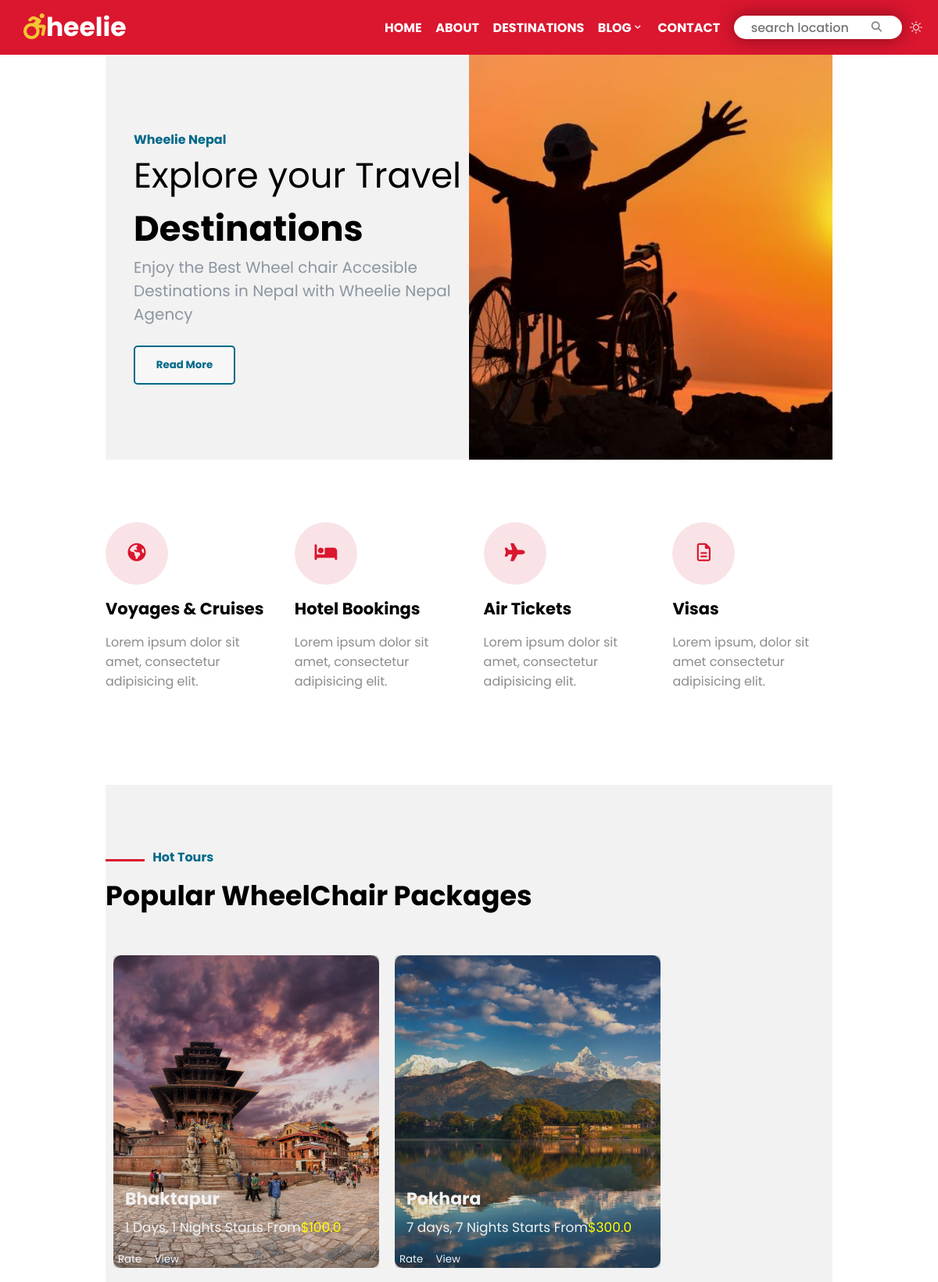
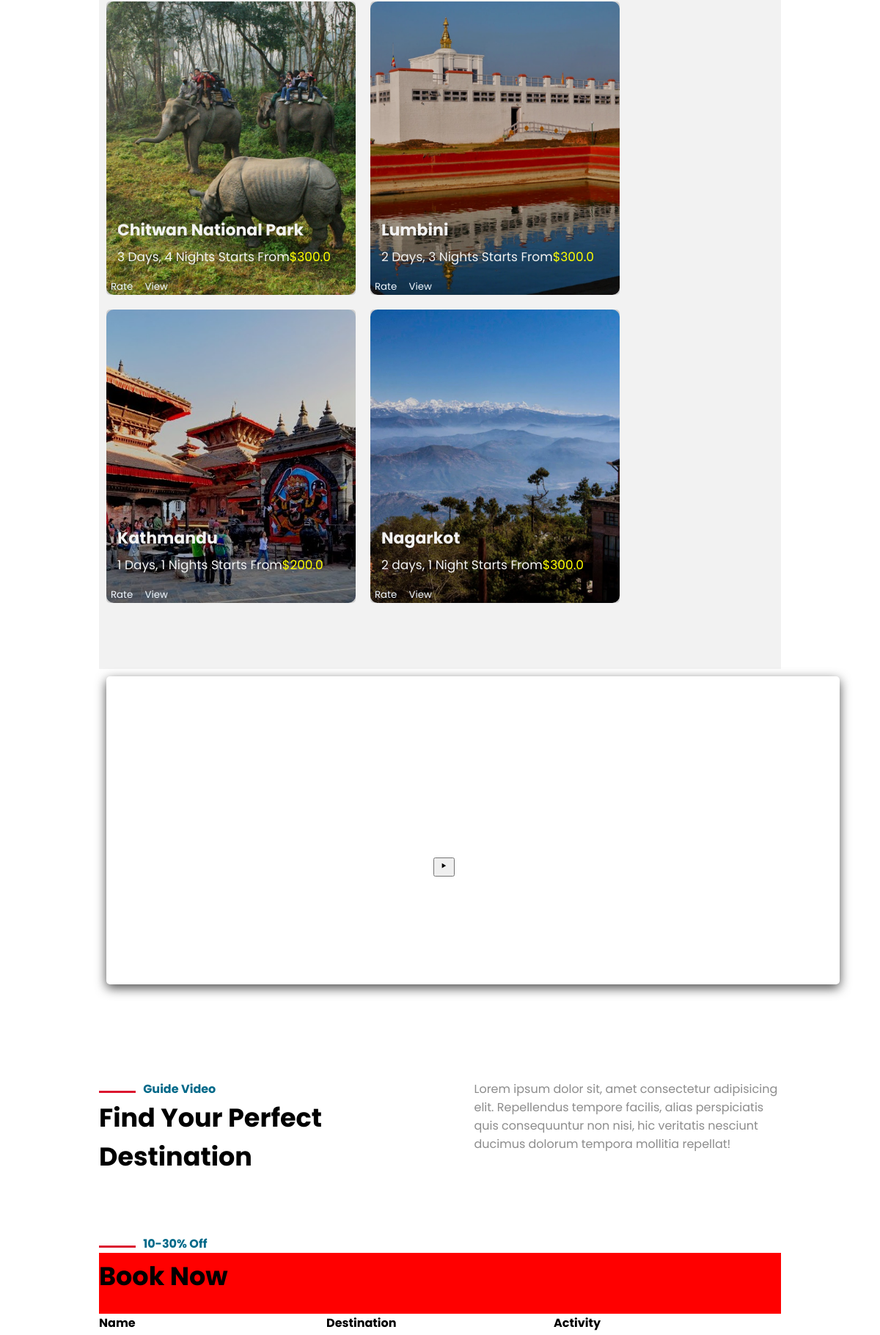
The page / (upper part) on the database its author committed (2 pictures, top to bottom).
### stroll1/models.py (models this page shows, shortened)
class Destination(models.Model):
    id = models.AutoField(primary_key=True)
    name = models.CharField(max_length=100)
    description = models.CharField(max_length=300)
    price = models.FloatField()
    img = models.ImageField(upload_to="pics")
    @property
    def imageUrl(self):
        try:
            url = self.img.url
        except:
            url = ''
        return url

### stroll1/views.py (the view)
# urls.py: path("", views.index, name="home"),
def index(request):
    dests = Destination.objects.all()
    context = {'dests': dests}
    return render(request, 'index.html', context)

### Templates/index.html (shortened to what this page needs)
{% extends 'base.html'%}
{% load static %}
{% static "images" as baseUrl %}
    {%block content%}
    <div class="container2">
        <div class="about" id="about">
            <h4>Wheelie Nepal</h4>
            <h1>Explore your Travel <span>Destinations</span></h1>
            <h3>Enjoy the Best Wheel chair Accesible Destinations in Nepal with Wheelie Nepal Agency</h3>
            <br>
            <button>Read More</button>
        </div>
        <div class="swipe-images">
        </div>
    </div>
    <div class="container3 container">
        <div class="voyage con3">
            <button><i class="fa-solid fa-earth-americas book-icon"></i></button>
            <h2>Voyages & Cruises</h2>
            <p>Lorem ipsum dolor sit amet, consectetur adipisicing elit.</p>
        </div>
        <div class="book con3">
            <button><i class="fa-solid fa-bed book-icon"></i></button>
            <h2>Hotel Bookings</h2>
            <p>Lorem ipsum dolor sit amet, consectetur adipisicing elit.</p>
        </div>
        <div class="ticket con3">
            <button><i class="fa-solid fa-plane book-icon"></i></button>
            <h2>Air Tickets</h2>
            <p>Lorem ipsum dolor sit amet, consectetur adipisicing elit.</p>
        </div>
        <div class="visa con3">
            <button><i class="fa-regular fa-file-lines book-icon"></i></button>
            <h2>Visas</h2>
            <p>Lorem ipsum, dolor sit amet consectetur adipisicing elit.</p>
        </div>
    </div>
    <div class="container4" id="container4">
        <div class="container" id="container">
            <h4><span class="st-line"></span>&nbsp;&nbsp; Hot Tours</h4>
            <h2 class="head2">Popular WheelChair Packages</h2>
            <div class="grid-images">
                {% for dest in dests %}
                <div class="g-img products">
                    <img src="{{dest.imageUrl}}" alt="">
                    <div class="img-text">
                        <h3 class="product-name">{{dest.name}}</h3>
                        <p>{{dest.description}}<a  class="product-price" href="{% url 'payment' %}"><span style="color:yellow">${{dest.price}}</span></a></p>
                        <div class="rate" style="position:absolute;bottom:0;right:1;">
                            <button style="background: transparent; border-style:none"><a href="{% url 'rating' dest.id %}" style="color:aliceblue">Rate</a></button>
                            <button style="background: transparent; border-style:none"><a href="{% url 'destination_details' dest.id %}" style="color:aliceblue">View</a></button>
                        </div>
                    </div>
                </div>
                {% endfor %}
            </div>
        </div>
    </div>
    <div class="container5">
        <div class="video-container">
            <div class="video">
                <video aria-label="video" src="static/images/video1.mp4" muted></video>
            </div>
        </div>
        <div id="button"><button aria-label="play-video"><i class='bx bx-play playbutton' ></i></button></div>
    </div>
    <div class="container6 container">
        <div class="head6">
            <h4><span class="st-line"></span>&nbsp;&nbsp; Guide Video</h4>
            <h2 class="head2">Find Your Perfect Destination</h2>
        </div>
        <div class="content6">
            <p>Lorem ipsum dolor sit, amet consectetur adipisicing elit. Repellendus tempore facilis, alias perspiciatis quis consequuntur non nisi, hic veritatis nesciunt ducimus dolorum tempora mollitia repellat!</p>
        </div>
    </div>
    <div class="container7 container">
        <h4><span class="st-line"></span>&nbsp;&nbsp; 10-30% Off</h4>
        <h2 class="head2">Book Now</h2>
        <form id="form">
            <div class="form-div">
                <div class="form-item">
                    <label for="name">Name</label>
                </div>
                <div class="form-item">
                    <label for="destination">Destination</label>
                </div>
                <div class="form-item">
                    <label for="activity">Activity</label>
                </div>
            </div>
        </form>
    </div>
    {%endblock %}

### Templates/base.html (shortened to what this page needs)
{% load static %}
<!DOCTYPE html>
<html lang="en">
<head>
    <link href='https://unpkg.com/boxicons@2.1.4/css/boxicons.min.css' rel='stylesheet'>
    <link rel="stylesheet" href="/static/css/style.css">
    <link rel="stylesheet" href="/static/css/stroll-media.css">
</head>
<body>
    {%include 'nav.html' %}
    <div class="container">
        {% block content %}
        {% endblock %}
    </div>
</body>

### Templates/nav.html (shortened to what this page needs)
<link rel="stylesheet" href="https://cdn.jsdelivr.net/npm/bootstrap-icons@1.10.5/font/bootstrap-icons.css">
<div class="container1">
    <div class="title">
        <h2 aria-label="Wheelie logo ."><i class="fa-solid fa-wheelchair-move stroll-icon"></i>heelie</h2>
    </div>
    <div aria-label="navigation bar with 4 links home about destinations blog contact" role="nav" class="menu">
        <li><a href="{% url 'home' %}">HOME</a></li>
        <li><a href="#">ABOUT</a></li>
        <li><a href="#container4">DESTINATIONS</a></li>
        <li>
            <a href="#">BLOG<i class='bx bx-chevron-down'></i></a>
        </li>
        <li><a href="#">CONTACT</a></li>
    </div>
        <div class="form">
            <form aria-label="input text for search"  method="get" action="/search">
            <input type="search" placeholder="search location" name="query" id="query" required>
            <button aria-label = "search-button" class="search" type="submit"><i class="fa-solid fa-magnifying-glass glass"></i></button>
            </form>
        </div>
        <span onclick="change_icon()" id="dark" ><i class="bi bi-brightness-high on" id="light"></i></span>
</div>

### static/css/style.css (style rules this page uses)
* { margin: 0; box-sizing: border-box; font-family: 'Poppins', sans-serif; scroll-behavior: smooth; }
.container1 { background-color: #DB162F; display: flex; padding: 10px; align-items: center; font-weight: bold; }
a { text-decoration: none; }
.title { width: 40%; color: white; font-size: 22px; font-weight: bolder; padding-left: 20px; }
.stroll-icon { color:#F2C532 ; }
.menu { display: flex; width: 40%; justify-content: space-evenly; }
.menu a { text-decoration: none; color: white; }
.menu li { list-style: none; position: relative; }
.container2 { display: flex; cursor: default; }
.about { width: 50%; padding: 19vh 0 19vh 3vw; background-color: #F2F2F2; }
h4 { color: #006989; font-weight: bold; }
.about h1 { font-weight: normal; font-size: 60px; }
.about h1 span { font-weight: bold; }
.about h3 { color: #8C96A1; font-weight: normal; font-size: 20px; }
.about button { background-color: #F7F7F7; color: #006989; height: 50px; width: 130px; border: #006989 2px solid; border-radius: 5px; font-weight: bold; }
.swipe-images { width: 50%; background-image: url("/static/images/wheelie2.jpg"); background-size: cover; background-position: center; }
.container { width: 1080px; margin:0 auto; }
.search { border-style: none; background-color: white; }
.container3 { padding: 10vh 0; display: flex; justify-content: space-between; }
.con3 { width: 22%; }
.glass { color: gray !important; }
.container3 button { height: 80px; width: 80px; border: none; border-radius: 50%; background-color:#F9E3E6; cursor:default; }
.book-icon { color: #DB162F; font-size: 23px; }
.container3 h2 { font-size: 21px; padding: 15px 0; }
.container3 p { color: #8C8C8C; }
.container4 { background-color:#F2F2F2 ; width: 100%; padding: 10vh 0; }
.container4 h4 { padding-bottom: 10px; }
.head2 { font-size: 35px; }
.container4 h2 { padding-bottom: 40px; }
.st-line { display: inline-block; background-color: #DB162F; height: 3px; width: 50px; }
.grid-images { display: flex; flex-wrap: wrap; }
.g-img { border-radius: 10px; width: 340px; height: 400px; position: relative; cursor: pointer; margin: 10px; }
.g-img img { position: absolute; height: 100%; width: 100%; border-radius: 10px; object-fit: cover; }
.img-text { position: absolute; background-color: rgba(0,0,0,0.15); height: 100%; width: 100%; border-radius: 5px ; }
.g-img h3, .g-img p { position: absolute; }
.g-img h3 { top: 70%; color: #F2F2F2; font-size: 25px; padding: 15px; }
.g-img p { top: 80%; color: #F2F2F2; font-size: 17px; padding: 15px; }
.g-img span { color: #F2C532; }
.container6 h2, .container6 h4 { font-weight: bold; }
.container6 { padding: 10vh 0; display: flex; justify-content: space-between; }
.head6, .content6 { width: 45%; }
.content6 { color: #8C8C8C; }
.container7 { padding-bottom: 10vh; }
.container7 h2 { padding: 5px 0 25px 0; background-color: red; }
.form-div { display: grid; grid-template-columns: repeat(3,360px); grid-template-rows: repeat(2, 100px); }
label { width: 300px ; font-weight: bold; }
.container5 { margin: 0 auto; position: relative; min-height: 60vh; width: 1050px; }
.container5 .video-container { position: absolute; display: flex; justify-content: center; padding: 10px; z-index: 1; }
.container5 .video { height: 420px; width: 1000px; overflow: hidden; border-radius: 5px; cursor: pointer; box-shadow: 0 5px 15px rgba(0, 0, 0, .7); }
.container5 .video-container .video video { height: 100%; width: 100%; object-fit: cover; transition: .2s linear; z-index: 1; }
.container5 #button { top: 48%; left: 49%; border: none; display: flex; align-items: center; position: absolute; height: 80px; width: 100px; z-index: 999; }
.playbutton { border-radius: 50%; }
.container1 .form form { background-color: white; border-radius: 30px; height: 30px; padding: 1px 20px; display: flex; align-items: center; transition: 0.8s; box-shadow: 0 0 25px 0 rgba(0, 0, 0, 0.4); }
.container1 .form form input { width: 150px; }
.container1 .form form input { background: transparent; outline: none; border: none; font-weight: 500; font-size: 16px; transition: 0.8s; }
.on { margin: 0 10px; color: white !important; }

### rows shown on the page
Destination: imageUrl (picture), name "Bhaktapur", description "1 Days, 1 Nights Starts From", price "100.0"
Destination: imageUrl (picture), name "Pokhara", description "7 days, 7 Nights Starts From", price "300.0"
Destination: imageUrl (picture), name "Chitwan National Park", description "3 Days, 4 Nights Starts From", price "300.0"
Destination: imageUrl (picture), name "Lumbini", description "2 Days, 3 Nights Starts From", price "300.0"
Destination: imageUrl (picture), name "Kathmandu", description "1 Days, 1 Nights Starts From", price "200.0"
Destination: imageUrl (picture), name "Nagarkot", description "2 days, 1 Night Starts From", price "300.0"
